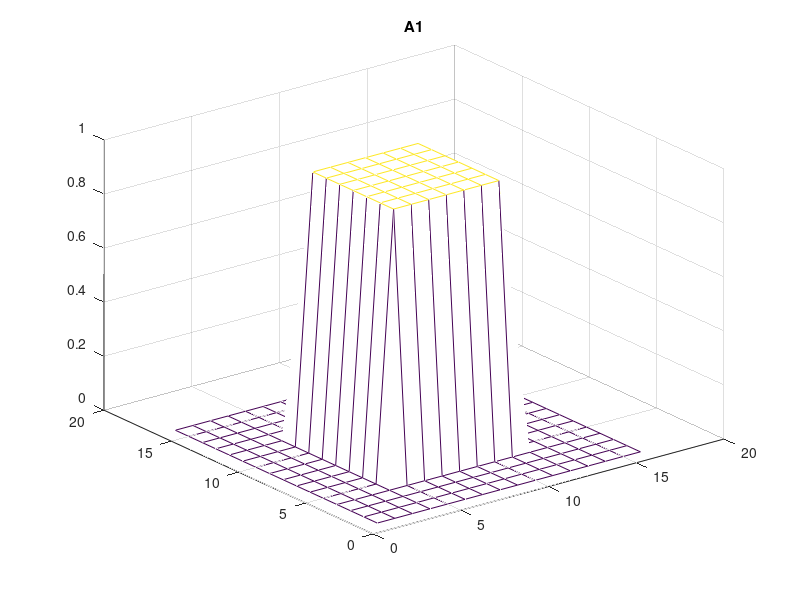
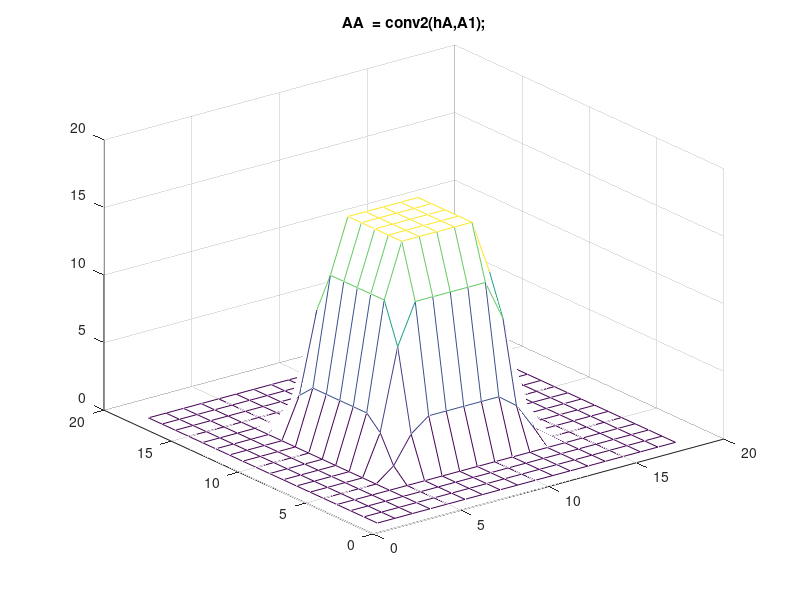
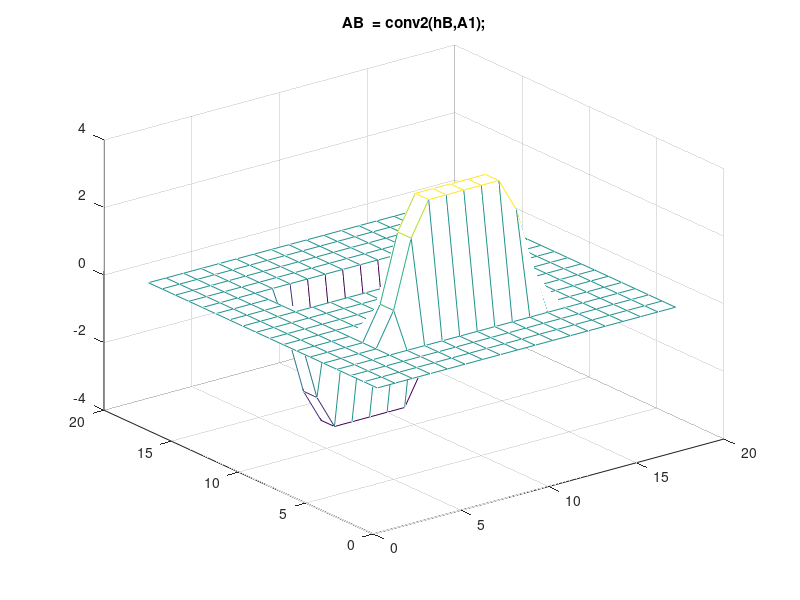
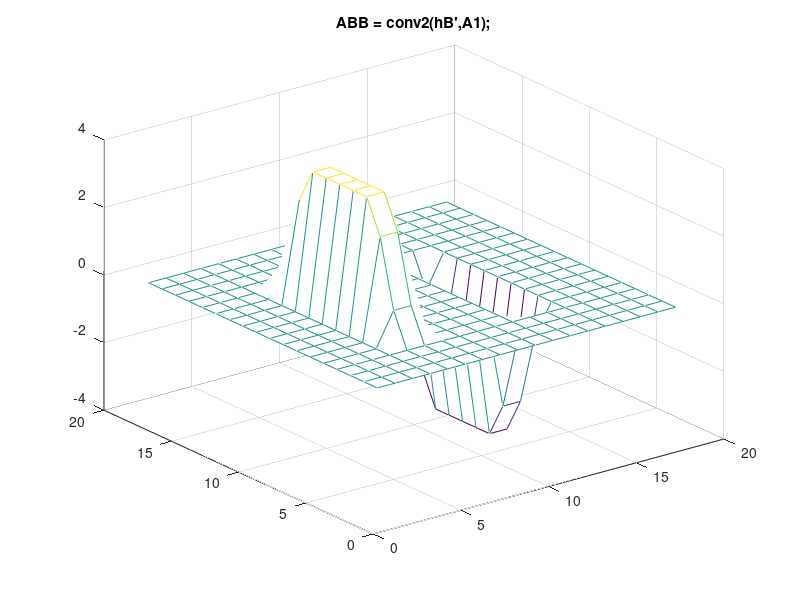

These figures' MATLAB source, in order: (Note: this script raises an error after producing the figures.)
close all 
clear
clc

%%Step 1
h1 = [1 2 1];
h2 = [1 0 -1];
h3 = conv(h1,h2);
h4 = conv(h1,h3,'full');
h3l= h3'; 
hA = h1'*h1;
hB = h2'*h1;
hC = h3'*h3;
hD = h4'*h4;
hL = fspecial('laplacian',0.0);

A1 = zeros(16);
A1(5:11,5:11) = ones(7);

figure()
mesh(A1);
title('A1')

AA  = conv2(hA,A1);
AB  = conv2(hB,A1);
ABB = conv2(hB',A1);
AC  = conv2(hC,A1);
AD  = conv2(hD,A1);
AL  = conv2(hL,A1);

figure();
mesh(AA);
title('AA  = conv2(hA,A1);')

figure();
mesh(AB);
title('AB  = conv2(hB,A1);')

figure();
mesh(ABB);
title('ABB = conv2(hB'',A1);');

figure();
mesh(AC);
title('AC  = conv2(hC,A1);')

figure();
mesh(AD);
title('AD  = conv2(hD,A1);')

figure();
mesh(AL);
title('AL  = conv2(hL,A1);')

% Checkpoint 1: Show your results to your lab assistant and discuss questions.
% Step 1
% hA, hB, hC:hA = h1'*h1;hB = h2'*h1;hC = h3'*h3;

% What is the size of A1? 16 x 16 double array

% Describe the effect of the filters on the input array.
% Depending on the values in the matrix, the input arrays magnitude gets 
% shifted to reflect the matrix that it is convoluted with

% Verify that using hB for the filter produces the same result as using the column and row vectors h2’ and
% h1 for the filter definition with conv2(h2’,h1,A1). 
% Verified as seen in the graph in the report.

% What is the size of the output arrays?
% h3’ and h3:5x1 array 1x5 array respectively

% Describe the effect of this filter on the input array
% h4:
% The effect of the filter is that as the array [1 4 5 0 -5 -4 -1] gets
% convoluted against itself and then is convoluted against a1 the magnitude
% of the input array reflects the values of the convoluted values. 

% Compare this result to the previous result using h3.
% Laplacian:
% What is the size of this filter?
% 3x3 array

% Write the filter values of the 2D filter array.
% [0,1,0;1,-4,1;0,1,0]

% Convolve this filter with A1 and display it with mesh. How is this result different from filtering with hB or
% hB’?
% This result is different because it doesnt just take into acount the
% horizontal or vertical edges and outlines the figure itself.

%% Step 2
i1 = imread('4.1.05.tiff');

figure();
imshow(i1);

i1grey = rgb2gray(i1);
s3 = h3/16;
i1_s3 = conv2(s3',s3,i1grey);

figure();
imshow(i1_s3);

hs = ones(2,40)/80;
ilg_hs = conv2(hs, i1grey);

figure();
imshow(ilg_hs,[]);

hm = fspecial('motion',41,30);
ilg_hm = conv2(hm,i1grey);

figure();
imshow(ilg_hm,[]);

%{
Checkpoint 2: Show your results to your lab assistant and discuss questions.
Step 2
scaled smoothing filter s3 = h3/16:260x260 double
Compare this display to the input image. Identify some areas in this smoothed image that have less
sharp detail than the input image.
the new image is sharper on edges however there are locations such as the
door and the gutter as well as the windows that are smoother because there
wasn't as much of a contrast as before

2D smoothing filter with different smoothing in the horizontal and vertical
directions with hS = ones(2,40)/80. Use full range display
What is the effect of this filter?257x295 double
This filter just the horizontal outlines to smooth the edges

motion blur filter: use full range display
What is the size of this filter? 276x292 double
Convolve this filter with i1grey and display it. What is the effect of this filter?
How does it compare to the previous output image?
This filter blurs the horizontal and vertical to smooth the edges
%}
%% Step 3
i1g_hb  = conv2(hB ,i1grey);
i1g_hbt = conv2(hB',i1grey);

figure();
imshow(i1g_hb);

figure();
imshow(i1g_hbt);

figure();
imshow(i1g_hb,[]);

figure();
imshow(i1g_hbt,[]);

i1g_h1 = conv2(h1,i1grey);

figure();
imshow(i1g_h1,[]);

edge1 = edge(i1grey);
imshow(edge1);

i2 = imread('eight.tif');
i2_hB = conv2(hB, i2);
i2_hBt = conv2(hB',i2);

figure();
imshow(i2_hB);

figure();
imshow(i2_hBt);

figure();
imshow(i2_hB,[]);

figure();
imshow(i2_hBt);

figure();
imshow(i2_hBt, []);

i2_h1 = conv2(h1,i2);
figure();
imshow(i2_h1,[]);
edge2 = edge(i2);
imshow(edge2);

%{
Step 3
Full range display: Redisplay the two images with imshow(imout, []) and compare the two displays.
Which one emphasizes vertical edges?
i1g_hb  = conv2(hB ,i1grey) emphasizes vertical edges.

Which one emphasizes horizontal edges?
i1g_hbt  = conv2(hB' ,i1grey) emphasizes horizontal edges.

Is this consistent with the output you observed in Step 1 using the 2D array A1 as the input?
Yes.

Edge filter:
How are the displayed edge segments related to the filtered outputs using hB and hB’?

The displayed edge segments are shown as modified edges that can be
interpreted as post-filter processing. Whatever the filter processing may
be hB emphasizing vertical edges and hB’ emphasizing horizontal edges.

%}
%% Step 4
inoise = 128*rand(80) + 128;
hg1 = fspecial('gaussian',5 ,0.5);
hg2 = fspecial('gaussian',15,2.0);
hg3 = fspecial('gaussian',25,4.0);

ihg1 = conv2(hg1,inoise);
ihg2 = conv2(hg2,inoise);
ihg3 = conv2(hg3,inoise);

figure()
subplot(2,2,1);
imshow(inoise,[])
subplot(2,2,2);
imshow(ihg1,[])
subplot(2,2,3);
imshow(ihg2,[])
subplot(2,2,4);
imshow(ihg3,[])

hL2 = [0,-1,0 ; -1,5,-1 ; 0,-1,0];

for V = [0 20 40]
    i1noise = double(i1grey) + V*randn(size(i1grey));
    ihg1 = conv2(hg1,i1noise);
    ihg2 = conv2(hg2,i1noise);
    ihg3 = conv2(hg3,i1noise);
    ihL2 = conv2(hL2,i1noise);
    
    figure()
    subplot(3,2,1);
    imshow(i1noise,[])
    subplot(3,2,2);
    imshow(ihg1,[])
    subplot(3,2,3);
    imshow(ihg2,[])
    subplot(3,2,4);
    imshow(ihg3,[])
    subplot(3,2,5);
    imshow(ihL2,[]);
end
%{
Step 4
Gaussian smoothing filters of different sizes: Describe the appearance of the images.
As we increase in value of the smoothing filters, the noise is reduced in
our final image. The outlines of our image also gets increasingly bolder as
well.

What is the effect of the smoothing on the random noise patterns?
The effect of the smoothing on the random noise patterns feels like it
generalizes the picture more regardless of the added noise.

Add noise to i1grey and determine the best smoothing filter to reduce the impact of the noise:
When the noise level V is 0, what is the effect of each of the three Gaussian filters?
The effect of the three gaussian filters is standard in comparison to
the expected effect that we see in the first figure.

How well defined are the edges and corners in the sharpened output?
The edges and the corners are well defined in comparison to the other 
duller regions.

For the two other values of V, what amount of smoothing do you think makes the best output image
and why did you choose that level?
20 bedcause 40 intoduces a lot more noise.

What happens to the sharpened output when there is noise in the image?
The sharpened output is realtively the same. for the hL filter but
definitely noisier and messier for the hg1,2,3 filters.
%}